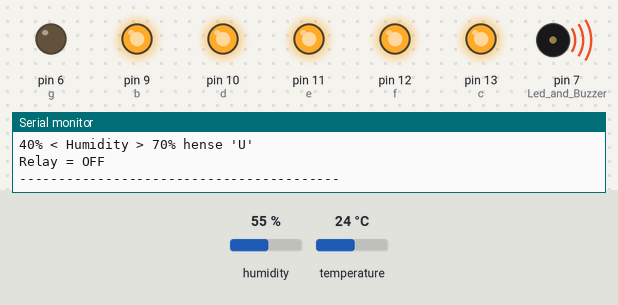
A sketch run on a simulated Arduino Uno, built with avr-gcc and run on an emulated ATmega328P. Parts: output pins drawn as LEDs (lit = HIGH), buzzer (waves = sounding, pin HIGH), the last lines printed to the serial monitor. Inputs (shaded band) come from the test bench; at power-on: humidity 55 %, temperature 24 °C.

Above: at 4.9 s.
5.0 s: humidity set to 42 %
8.1 s: humidity set to 39 %
At 9.6 s:
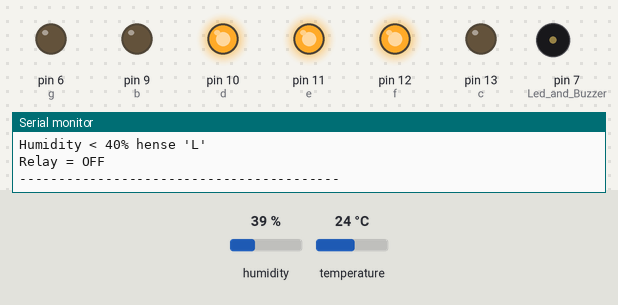
11.2 s: humidity set to 68 %
At 13.4 s:
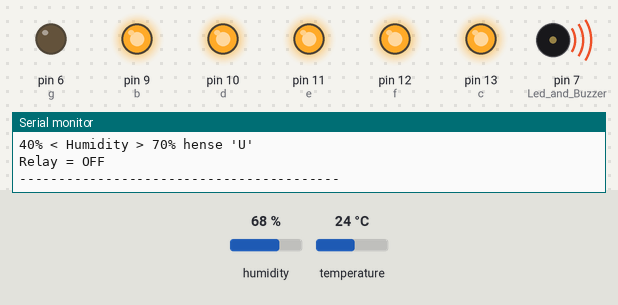
14.3 s: humidity set to 22 %
At 15.5 s:
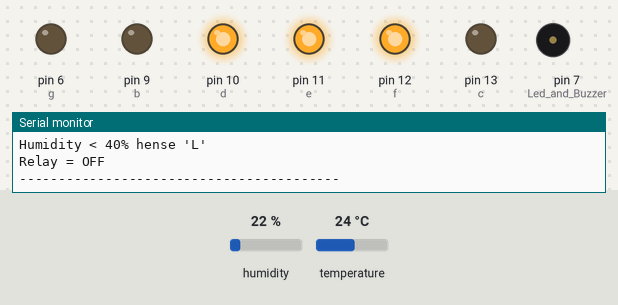
Timing chart, 0 to 17.3 s (numbered marks = the images above; inputs shaded):
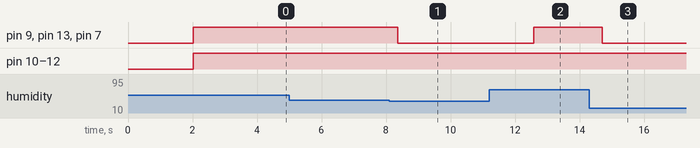

Measured:
- the behaviour switches between 41 and 40 % on humidity (found by bisection; images 0 and 1)
- after the input at 8.1 s, pin 9 (b), pin 13 (c), pin 7 (Led_and_Buzzer): HIGH → LOW after 0.27 s
- after the input at 11.2 s, pin 9 (b), pin 13 (c), pin 7 (Led_and_Buzzer): LOW → HIGH after 1.4 s
- after the input at 14.3 s, pin 9 (b), pin 13 (c), pin 7 (Led_and_Buzzer): HIGH → LOW after 0.40 s

The sketch:

Humidity_Buzzer_Led.ino
```cpp
#include <DHT.h>
#define DHTTYPE DHT11
#define DHTPIN 8

#define b 9
#define c 13
#define d 10
#define e 11
#define f 12
#define g 6

DHT dht(DHTPIN, DHTTYPE);

void setup() {
    pinMode(b, OUTPUT);
    pinMode(c, OUTPUT);
    pinMode(d, OUTPUT);
    pinMode(e, OUTPUT);
    pinMode(f, OUTPUT);
    pinMode(g, OUTPUT);
    pinMode(7, OUTPUT);  //Led and Buzzer

    Serial.begin(9600);
    Serial.println("Program Started!");
    dht.begin();

}

void loop() {
 delay(2000); // Wait a few seconds between measurements
 float h = dht.readHumidity();  // Reading temperature or humidity takes about 250 milliseconds!
 float t = dht.readTemperature(); // Read temperature as Celsius (the default)
 float f_temp = dht.readTemperature(true); // Read temperature as Fahrenheit (isFahrenheit = true)

 if (isnan(h) || isnan(t) || isnan(f_temp))  // Check if any reads failed and exit early (to try again).
{
 Serial.println("Failed to read from DHT sensor!");
 return;
 }

 if(h < 41){

  digitalWrite(b, LOW);
  digitalWrite(c, LOW);
  digitalWrite(d, HIGH); //
  digitalWrite(e, HIGH); //
  digitalWrite(f, HIGH); //
  digitalWrite(g, LOW);
  digitalWrite(7, LOW);
  Serial.println ("-----------------------------------------");
  Serial.print ("Humidity: ");
  Serial.print (h);
  Serial.println ("%\t");
  Serial.println ("Humidity < 40% hense 'L' \t");
  Serial.println ("Relay = OFF\t");
  Serial.println ("-----------------------------------------");


 }else{
  if(h > 40 && h < 71){

   digitalWrite(b, HIGH);
   digitalWrite(c, HIGH); //
   digitalWrite(d, HIGH); //
   digitalWrite(e, HIGH); //
   digitalWrite(f, HIGH); //
   digitalWrite(g, LOW);
   digitalWrite(7, HIGH);
   Serial.println ("-----------------------------------------");
   Serial.print ("Humidity: ");
   Serial.print (h);
   Serial.println ("%\t");
   Serial.println ("40% < Humidity > 70% hense 'U' \t");
   Serial.println ("Relay = OFF");
   Serial.println ("-----------------------------------------");

  }else{
    if(h < 70 && h < 101){

      digitalWrite(b, HIGH); //
      digitalWrite(c, HIGH); //
      digitalWrite(d, LOW);
      digitalWrite(e, HIGH); //
      digitalWrite(f, HIGH); //
      digitalWrite(g, HIGH); //
      digitalWrite(7, HIGH);
      Serial.println ("-----------------------------------------");
      Serial.print ("Humidity: ");
      Serial.print (h);
      Serial.println ("% \t");
      Serial.println ("70% < Humidity < 100% hense 'H' \t");
      Serial.println ("Relay = ON\t");
      Serial.println ("-----------------------------------------");

    }
  }
 }
 }
```
